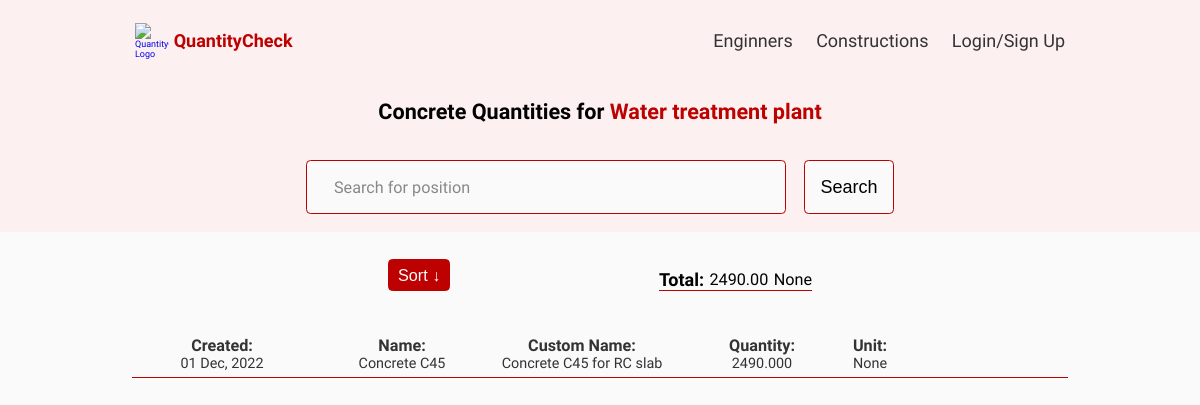
The page /concrete-positions/4c528c43-2672-4b04-a77f-06e154d4200d on the database its author committed.
### constructions/models.py (models this page shows, shortened)
class Construction(models.Model):
    owner = models.ForeignKey(
        Profile, null=True, blank=True, on_delete=models.CASCADE)
    title = models.CharField(max_length=30)
    description = models.TextField(null=True, blank=True, max_length=295)
    featured_image = models.ImageField(null=True, blank=True, default='default.jpg')
    created = models.DateTimeField(auto_now_add=True)
    tags = models.ManyToManyField('Tag', blank=True)
    id = models.UUIDField(default=uuid.uuid4, unique=True, primary_key=True, editable=False)
    def __str__(self):
        return self.title
    class Meta:
        ordering = ['-created']

class Concrete(models.Model):
    owner = models.ForeignKey(Construction, null=True, blank=True, on_delete=models.CASCADE)
    name = models.CharField(max_length=50, null=True, blank=True)
    custom_name = models.CharField(max_length=50, null=True, blank=True)
    quantity = models.DecimalField(decimal_places=3, max_digits=50, null=True, blank=True)
    measure_unit_dropdown = models.ForeignKey('MeasureUnit', null=True, blank=True, on_delete=models.SET_NULL)
    created = models.DateTimeField(auto_now_add=True)
    id = models.UUIDField(default=uuid.uuid4, unique=True, primary_key=True, editable=False)
    class Meta:
        ordering = ['-created']

### constructions/views.py (the view)
# urls.py: path('concrete-positions/<str:pk>', views.concretePositions, name='concrete-positions'),
def concretePositions(request, pk):
    constructionObj = Construction.objects.get(id=pk)
    quantities = searchConcrete(request)
    context = {'construction':constructionObj, 'quantities':quantities}
    return render(request, 'constructions/concrete_positions.html', context)

### constructions/utils.py (called while the page is built)
def searchConcrete(request):
    search_query = ''
    if request.GET.get('search_query'):
        search_query = request.GET.get('search_query')
    quantities = Concrete.objects.distinct().filter(
        Q(name__icontains=search_query) |
        Q(custom_name__icontains=search_query) |
        Q(quantity__icontains=search_query) |
        Q(measure_unit_dropdown__name=search_query) |
        Q(created__icontains=search_query)
    )
    return quantities

### constructions/templates/constructions/concrete_positions.html (shortened to what this page needs)
{% extends 'main.html' %}
{% block content %}
<main>
        <section class="search__add-section">
            <h3 class=singleConstruction__subtitle>Concrete Quantities for <a class="subtitle__link" href="{% url 'constructions:construction' construction.id %}">{{construction}}</a></h3>
            <div class="search__add">
                <form class="form" action="#" method="get">
                    <div class="form__field">
                        <input class="input input--text" id="formInput#search" type="text" name="search_query" value="{{search_query}}"
                        placeholder="Search for position" />
                    </div>
                    <input class="btn btn--sub btn--lg" type="submit" value="Search" />
                </form>
            </div>
        </section>
        <section class="data">
            <div class="data__operations">
                <button class="btn add__operation sort">Sort &darr;</button>
                <div class="data__total">
                    <label for="quantity">Total:</label>
                        <p id="total"></p>
                        <p id="measure__unit"></p>
                </div>
            </div>
            <div class="data__container">
                {% for quantity in quantities %}
                    {% if quantity.owner == construction %}
                        <div class="data__features">
                            <div class="data__feature">
                                <label for="created">Created:</label>
                                <p>{{quantity.created|date:"d M, Y"}}</p>
                            </div>
                            <div class="data__feature">
                                <label for="name">Name:</label>
                                <p>{{quantity.name}}</p>
                            </div>
                            <div class="data__feature">
                                <label for="custom_name">Custom Name:</label>
                                <p>{{quantity.custom_name}}</p>
                            </div>
                            <div class="data__feature">
                                <label for="quantity">Quantity:</label>
                                <p class="data__quantity">{{quantity.quantity}}</p>
                            </div>
                            <div class="data__feature">
                                <label for="measure_unit">Unit:</label>
                                <p class="measure__units">{{quantity.measure_unit_dropdown}}</p>
                            </div>
                        </div>
                    {% endif %}
                {% endfor %}
            </div>
        </section>
</main>
{% endblock content %}

### static/styles/constructions.css (style rules this page uses)
* { margin: 0; padding: 0; box-sizing: inherit; }
html { font-size: 62.5%; box-sizing: border-box; overflow-x: hidden; }
body { font-family: 'Roboto Condensed', sans-serif; background-color: rgb(250, 250, 250); }
html, body { max-width: 100%; }
main { display: flex; flex-direction: column; align-items: center; }
.form { width: 50vw; display: flex; align-items: center; justify-content: center; gap: 2rem; }
.form__field .input { width: 40vw; height: 6rem; border: solid 0.2px #bd0000; border-radius: 0.5rem; padding: 1.5rem 3rem; font-size: 1.8rem; font-weight: 400; color: #333333; background-color: rgb(250, 250, 250); font-family: 'Roboto Condensed', sans-serif; }
.form__field .input::placeholder { color: #888; font-size: 1.8rem; font-family: 'Roboto Condensed', sans-serif; }
.btn { width: 10rem; height: 6rem; border: solid 0.2px #bd0000; border-radius: 0.5rem; cursor: pointer; background-color: rgb(250, 250, 250); transition: 0.3s ease-out; }
.btn--sub { font-size: 2rem; font-weight: 400; padding: 1rem; }

### static/styles/single-construction.css (style rules this page uses)
.singleConstruction__subtitle { font-size: 2.4rem; font-weight: 600; }

### static/styles/form.css (style rules this page uses)
.form__field { display: flex; flex-direction: column; align-items: flex-start; }

### static/styles/alerts.css (style rules this page uses)
:root { --color-white-light: rgba(136, 136, 136, 0.2); --color-main-light: rgb(180, 206, 255); --color-main: rgb(0, 54, 155); --color-error-bg: rgb(255, 179, 179); --color-error: rgb(155, 0, 0); --color-success-bg: rgb(219, 255, 219); --color-success: rgb(0, 155, 0); }

### static/styles/account.css (style rules this page uses)
.add__operation { font-size: 1.8rem; width: fit-content; padding: 0.5rem 1rem; text-decoration: none; color: #fff; background-color: #bd0000; border: solid 0.5px #bd0000; border-radius: 0.5rem; transition: all 0.3s ease-out; }

### static/styles/data.css (style rules this page uses)
.data { width: 75vw; display: flex; flex-direction: column; align-items: center; justify-content: center; padding: 3rem 5rem; }
.data__container { width: 100%; display: flex; flex-direction: column; margin-top: 2rem; padding: 3rem 3rem; gap: 4rem; }
.data__features { width: 100%; display: grid; grid-template-columns: 1fr 1fr 1fr 1fr 0.2fr 1fr; grid-template-rows: 1fr; align-items: center; justify-items:center; border-bottom: solid 0.2px #bd0000; padding-bottom: 0.5rem; }
.data__feature { display: flex; flex-direction: column; align-items: center; color: #333333; }
.data__feature label { font-size: 1.8rem; font-weight: 700; }
.data__feature p { font-size: 1.6rem; word-wrap: break-word; }
.search__add-section { display: flex; flex-direction: column; align-items: center; gap: 4rem; padding: 2rem 3rem; width: 100vw; background-color: rgb(253, 240, 240); }
.subtitle__link { text-decoration: none; color: #bd0000; }
.data__operations { display: flex; align-items: flex-end; justify-content: space-evenly; width: 85%; }
.sort { width: fit-content; height: 3.6rem; }
.data__total { display: flex; align-items: center; gap: 0.6rem; border-bottom: solid 0.2px #bd0000; }
.data__total label { font-size: 2rem; font-weight: 700; }
.data__total p { font-size: 1.8rem; word-wrap: break-word; }

### static/styles/responsive.css (style rules this page uses)
@media (max-width: 90em) { .data { width: 85vw; } }
@media (max-width: 75em) { html { font-size: 56.25%; } }
@media (max-width: 75em) { .data { width: 90vw; } }

### rows shown on the page
Construction: title "Water treatment plant"
Concrete: created "01 Dec, 2022", name "Concrete C45", custom_name "Concrete C45 for RC slab", quantity "2490.000", measure_unit_dropdown "None"
